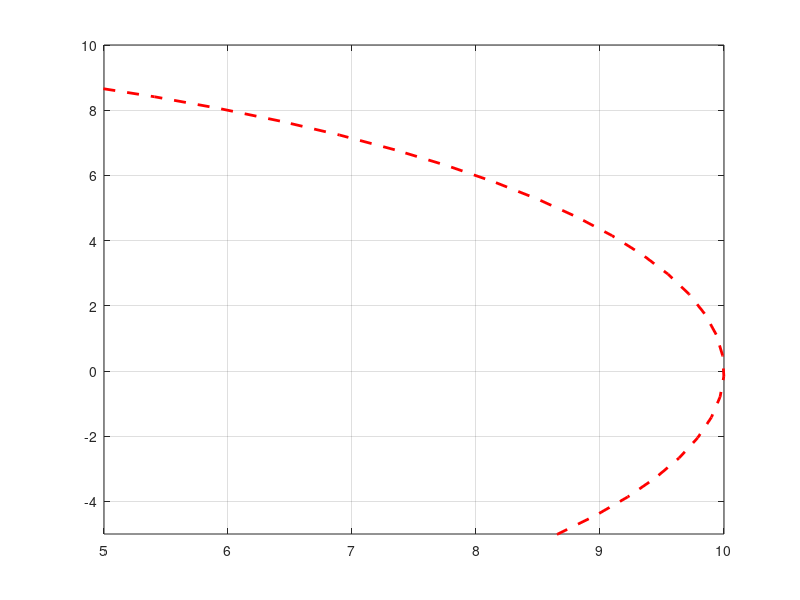

Reproduce this figure in MATLAB. (Note: this script raises an error after producing the figure.)


function initPlotFunctionMpc()

plot(10*sin(linspace(0,2*pi,100)),10*cos(linspace(0,2*pi,100)),'r--','Linewidth',2);
grid on
axis([5 10 -5 10])
setNicePlot
end
